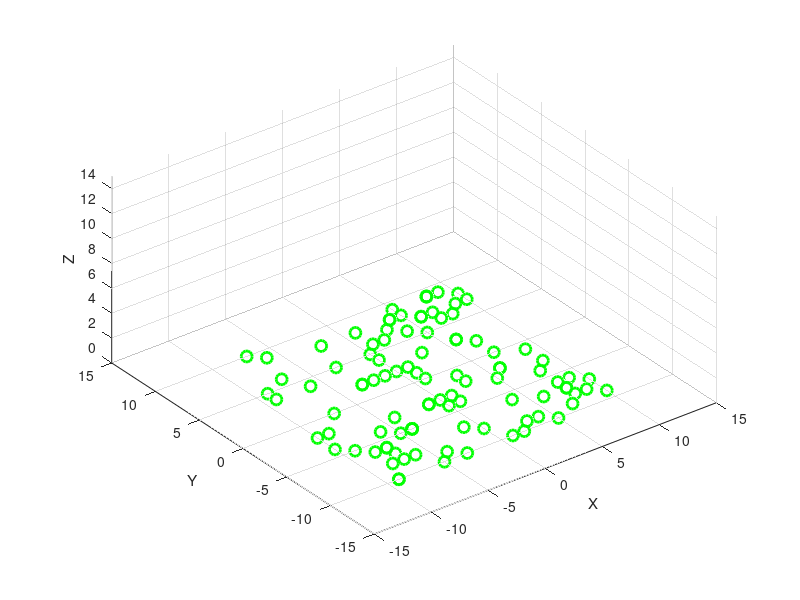
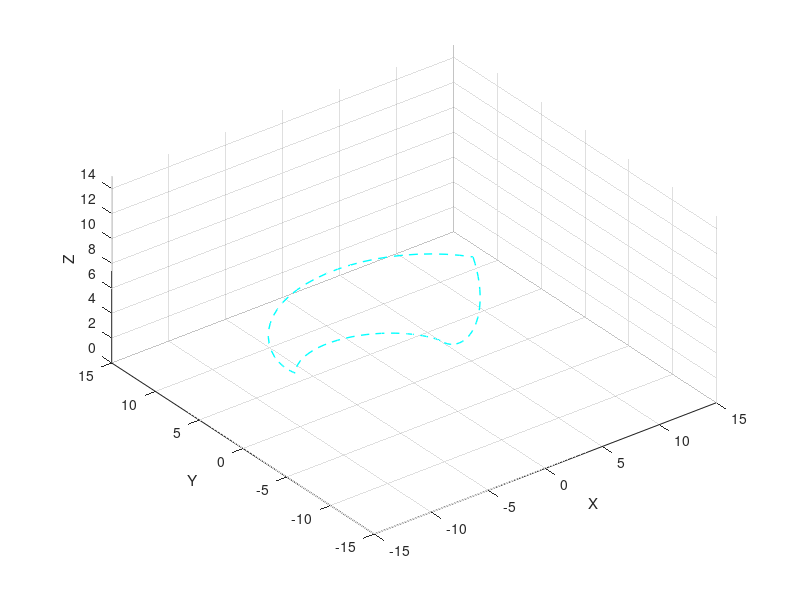
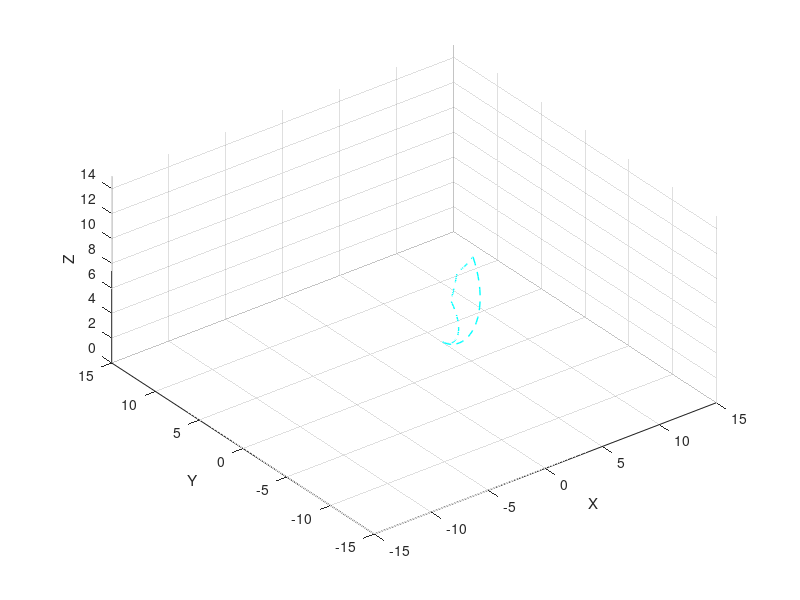
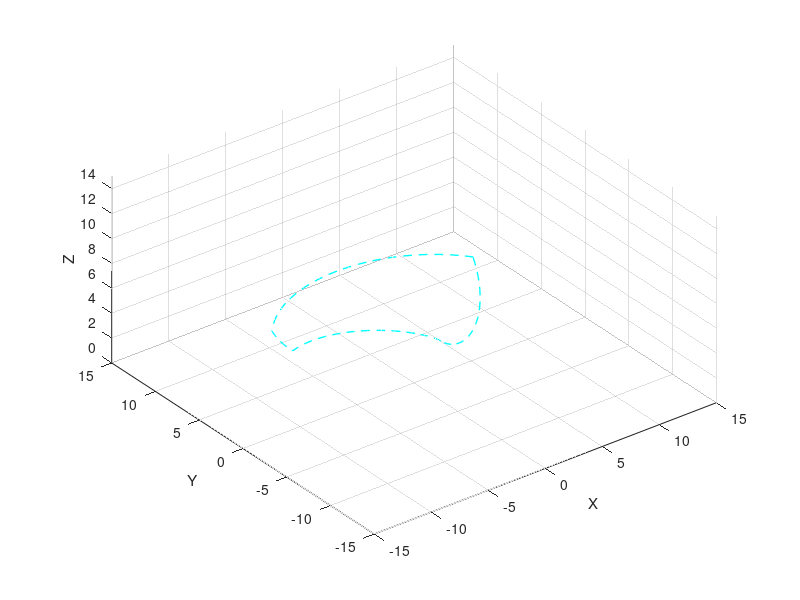

These figures' MATLAB source, in order:
clc;
clear;
close all;

%% Robot Arm Parameters
L1 = 5; % First segment length
L2 = 4; % Second segment length
L3 = 3; % Third segment length
gripper_width = 2; % Gripper width
gripper_length = 1; % Gripper length
dt = 0.1; % Time step
t_total = 10; % Total time per task
num_steps = t_total / dt;
num_targets = 100; % Number of target points

%% Object and Initial Position
obj_start = [5, 0, 0]; % Initial object position
pickup_height = 8; % Initial lift height

%% Generate 100 Random Target Points in Range (-10,10)
targets = [randi([-10, 10], num_targets, 1), ...
           randi([-10, 10], num_targets, 1), ...
           zeros(num_targets, 1)];

figure;
hold on;
grid on;
axis equal;
xlabel('X');
ylabel('Y');
zlabel('Z');
xlim([-15, 15]);
ylim([-15, 15]);
zlim([0, 15]);
view(3);

% Mark Target Points
for t = 1:num_targets
    plot3(targets(t,1), targets(t,2), targets(t,3), 'go', 'MarkerSize', 8, 'LineWidth', 2);
end

%% Metrics Recording
actual_trajectories = cell(num_targets,1);
errors = zeros(num_targets, 1);
completion_times = zeros(num_targets, 1);

%% Perform Pick-and-Place Tasks
for t = 1:num_targets
    target_point = targets(t, :);
    trajectory = [];
    obj_current_pos = obj_start;
    is_object_released = false;
    
    % Trajectory Planning
    pickup_phase = round(num_steps / 4);
    transfer_phase = round(num_steps / 3);
    release_phase = round(num_steps / 6);
    reset_phase = num_steps - (pickup_phase + transfer_phase + release_phase);
    
    theta1 = [linspace(pi/6, 0, pickup_phase), ...
              linspace(0, atan2(target_point(2), target_point(1)), transfer_phase), ...
              linspace(atan2(target_point(2), target_point(1)), atan2(target_point(2), target_point(1)), release_phase), ...
              linspace(atan2(target_point(2), target_point(1)), pi/6, reset_phase)];

    theta2 = [linspace(-pi/4, -pi/2, pickup_phase), ...
              linspace(-pi/2, -pi/3, transfer_phase), ...
              linspace(-pi/3, -pi/6, release_phase), ...
              linspace(-pi/6, -pi/4, reset_phase)];

    theta3 = [linspace(pi/6, -pi/3, pickup_phase), ...
              linspace(-pi/3, 0, transfer_phase), ...
              linspace(0, -pi/6, release_phase), ...
              linspace(-pi/6, pi/6, reset_phase)];
    
    tic;
    figure;
    hold on;
    grid on;
    axis equal;
    xlabel('X');
    ylabel('Y');
    zlabel('Z');
    xlim([-15, 15]);
    ylim([-15, 15]);
    zlim([0, 15]);
    view(3);
    
    for i = 1:num_steps
        t1 = theta1(i);
        t2 = theta2(i);
        t3 = theta3(i);
        
        p1 = [0, 0, 0];
        p2 = [L1*cos(t1), L1*sin(t1), pickup_height];
        p3 = p2 + [L2*cos(t1)*cos(t2), L2*sin(t1)*cos(t2), L2*sin(t2)];
        p4 = p3 + [L3*cos(t1)*cos(t2+t3), L3*sin(t1)*cos(t2+t3), L3*sin(t2+t3)];
        gripper_pos = p4;
        
        trajectory = [trajectory; gripper_pos];
        holding = i >= pickup_phase && i < pickup_phase + transfer_phase + release_phase - 5;
        
        if i < pickup_phase
            obj_current_pos = obj_start;
        elseif holding
            obj_current_pos = gripper_pos;
        elseif ~is_object_released
            obj_current_pos = gripper_pos;
            is_object_released = true;
        end
        
        cla;
        plot3(trajectory(:,1), trajectory(:,2), trajectory(:,3), 'c--', 'LineWidth', 1);
        pause(dt/5);
    end
    completion_times(t) = toc;
    actual_trajectories{t} = trajectory;
    errors(t) = norm(trajectory(end,:) - target_point);
end

%% Evaluation Metrics Visualization
figure;
subplot(3,1,1);
bar(completion_times);
title('Task Completion Time');
xlabel('Target Point Index');
ylabel('Time (s)');

subplot(3,1,2);
bar(errors);
title('End Effector Position Error');
xlabel('Target Point Index');
ylabel('Error (m)');

subplot(3,1,3);
bar([mean(completion_times), std(completion_times), mean(errors), std(errors)]);
set(gca, 'XTickLabel', {'Mean Time', 'Std Time', 'Mean Error', 'Std Error'});
title('Statistical Summary');
ylabel('Value');

disp('Pick-and-place task completed, evaluation metrics generated.');
